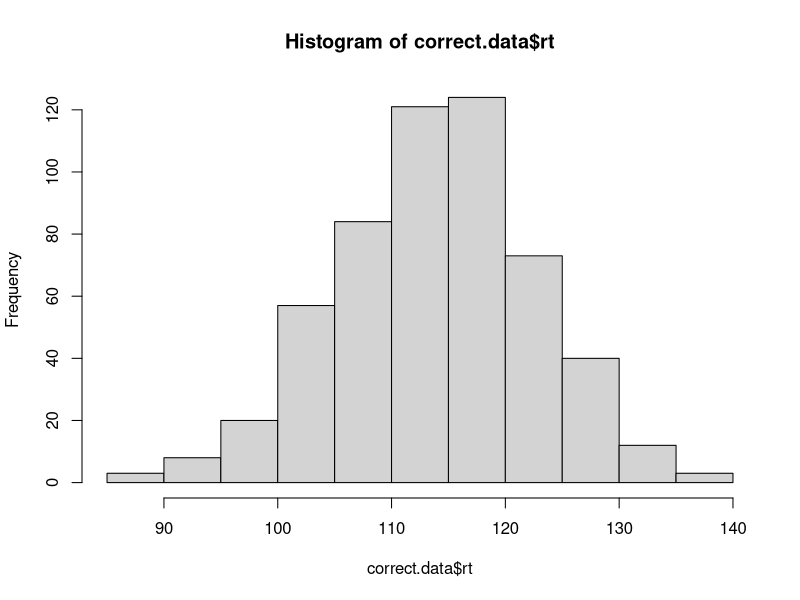
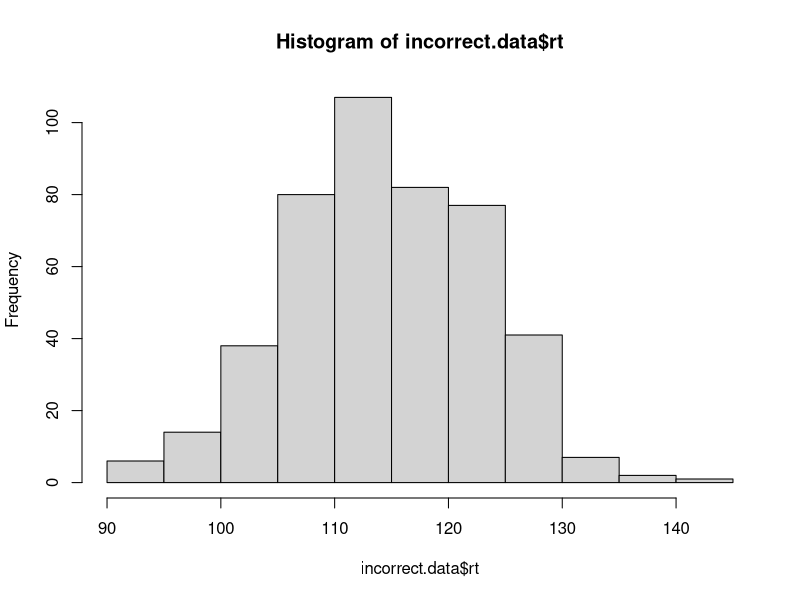

The R source for these figures, in order:
# implement the model by filling in the function below
# the model should return a data frame with two columns: correct and rt
# the correct column should be TRUE or FALSE, and rt should contain the
# number of steps it took to reach the criterion.

# note that the function takes four arguments:
# samples is the number of samples to draw from the model
# rate.1 is the evidence accumulation rate for the correct response (default value is 40)
# rate.2 is the evidence accumulation rate for the incorrect response (default value is 40)
# criterion is the threshold for a response (default value is 3)

# one oddity: note that higher values for rate.1 and rate.2 will actually produce slower RTs.
# this is because the rate parameter is controlling the rate of decay of the exponential distribution,
# so faster rates mean that less evidence is likely to accumulate on each step. we could make
# these parameters more intuitive by taking 1/rate.1 and 1/rate.2 as the values to rexp().

accumulator.model <- function(samples, rate.1=40, rate.2=40, criterion=3){
  
  evidence.correct.array <- rep(0, samples)
  evidence.incorrect.array <- rep(0, samples)
  rt.array <- rep(0, samples)
  accuracy.array <- rep(TRUE, samples)
  
  for(i in 1:samples){
    while(evidence.correct.array[i]<criterion && evidence.incorrect.array[i]<criterion){
      evidence.correct.array[i] <- evidence.correct.array[i] + rexp(1, rate.1)
      evidence.incorrect.array[i] <- evidence.incorrect.array[i] + rexp(1, rate.2)
      rt.array[i] <- rt.array[i] + 1
    }
    
    if(evidence.correct.array[i] != evidence.incorrect.array[i]){
      if(evidence.correct.array[i]>=criterion){
        accuracy.array[i] <- TRUE
      } else {
        accuracy.array[i] <- FALSE
      }
    } else {
      accuracy.array[i] <- evidence.correct.array[i]>=evidence.incorrect.array[i]
    }
    
  }
  
  output <- data.frame(
    correct = accuracy.array,
    rt = rt.array
  )
  
  return(output)
}

# test the model ####

# if the model is working correctly, then the line below should generate a data frame with 
# 1000 samples and about half of the samples should be correct. the average rt will probably
# be around 112, but might vary from that by a bit.

initial.test <- accumulator.model(1000)
sum(initial.test$correct) / length(initial.test$correct) # should be close to 0.5
mean(initial.test$rt) # should be about 112

# visualize the RT distributions ####

# we can use dplyr to filter the data and visualize the correct and incorrect RT distributions

library(dplyr)

correct.data <- initial.test %>% filter(correct==TRUE)
incorrect.data <- initial.test %>% filter(correct==FALSE)

hist(correct.data$rt)
hist(incorrect.data$rt)

